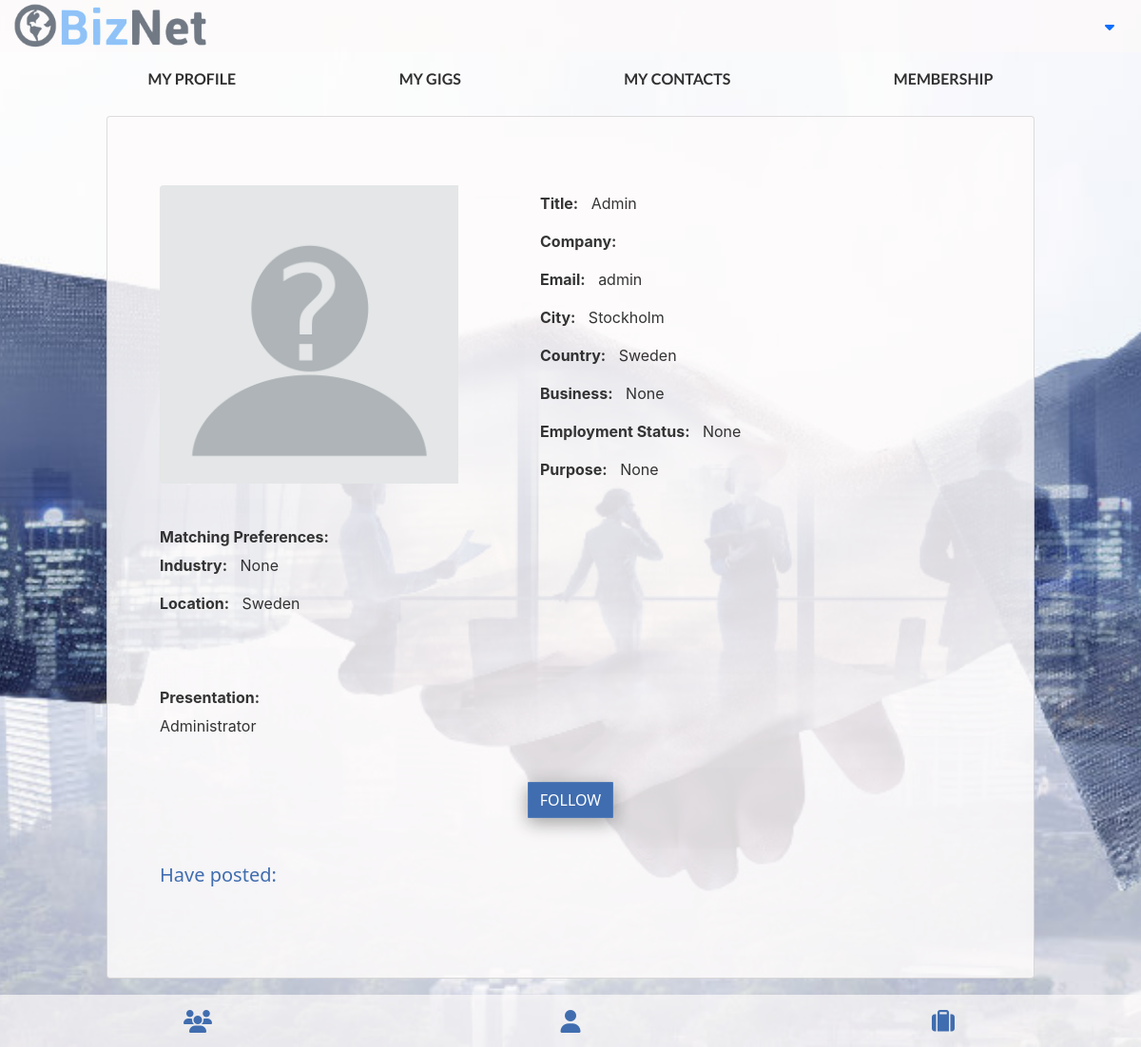
Page /userprofiles/profile_details/2/ (signed in) on the committed database.
### userprofiles/models.py (models this page shows)
class Userprofile(models.Model):
    username = models.OneToOneField(User, on_delete=models.CASCADE)
    avatar = models.ImageField(
        upload_to='profileavatars', default='profileavatar.png')
    picture = models.ImageField(
        upload_to='images', default='profileavatar.png')
    first_name = models.CharField(
        max_length=254, blank=False)
    last_name = models.CharField(
        max_length=254, blank=False)
    membership = models.ForeignKey(
        Membership, null=True, on_delete=models.SET_NULL)
    stripe_customer_id = models.CharField(max_length=50, default='')
    email = models.EmailField(
        max_length=100, null=False, blank=True)
    phone = models.CharField(max_length=40, blank=True)
    city = models.CharField(max_length=50, blank=False)
    country = CountryField(blank_label='Country', blank=False)
    agree = models.BooleanField(blank=False, null=False, default='True')  # noqa: E501
    title = models.CharField(
        max_length=254, blank=True, null=True, default=None)
    company_name = models.CharField(
        max_length=254, null=False, blank=True)
    industry = models.ForeignKey(
        Industry, on_delete=models.SET_NULL, null=True, blank=True, default=None)  # noqa: E501
    profession = models.ForeignKey(
        Profession, on_delete=models.SET_NULL, blank=True, null=True, default=None)  # noqa: E501
    description = models.TextField(
        max_length=250, default="My information", verbose_name="Description")
    status = models.ForeignKey(
        Status, on_delete=models.SET_NULL, null=True, blank=True, default=None)
    purpose = models.ForeignKey(
        Purpose, on_delete=models.SET_NULL, blank=True, null=True, default=None)  # noqa: E501
    business = models.ForeignKey(
        Business, on_delete=models.SET_NULL, null=True, blank=True, default=None)  # noqa: E501
    employment = models.ForeignKey(
        Employment, on_delete=models.SET_NULL, null=True, blank=True, default=None)  # noqa: E501
    locations = CountryField(blank_label='Locations', blank=False)
    following = models.ManyToManyField(
        User, related_name='following', blank=True)
    updated = models.DateTimeField(auto_now=True, blank=False)
    created = models.DateTimeField(auto_now_add=True, blank=False)
    def __str__(self):
        return str(self.username)

### userprofiles/views.py (the view, shortened to what this page needs)
# urls.py: path('profile_details/<pk>/', NetworkProfileView.as_view(), name='profile_details'),  # noqa: E501
class NetworkProfileView(DetailView):
    model = Userprofile
    template_name = 'userprofiles/profile_details.html'
    def get_context_data(self, **kwargs):
        context = super().get_context_data(**kwargs)
        view_profile = self.get_object()
        user_profile = Userprofile.objects.get(username=self.request.user)
        if view_profile.username in user_profile.following.all():
            follow = True
        else:
            follow = False
        context['follow'] = follow
        return context

### userprofiles/templates/userprofiles/profile_details.html (shortened to what this page needs)
{% extends "base.html" %}
{% load static %}
{% load i18n %}
{% load crispy_forms_tags %}
{% block page_header %}
<div class="tab-container">
    <ul class="nav nav-tab justify-content-evenly" id="profileTab" role="tablist">
        <li class="nav-item" role="presentation">
            <form action="{% url 'profile_details' %}">
                <input type="submit" value="MY PROFILE" class="nav-link gig-tab active" id="my_profile_tab"
                    data-bs-toggle="tab" data-bs-target="#my_profile" type="tab-button" role="tab" />
            </form>
        </li>
        <li class="nav-item" role="presentation">
            <form action="{% url 'my_gigs' %}">
                <input type="submit" value="MY GIGS" class="nav-link gig-tab" id="my_gig_tab" data-bs-toggle="tab"
                    data-bs-target="#my_gig" type="tab-button" role="tab" />
            </form>
        </li>
        <li class="nav-item" role="presentation">
            <form action="{% url 'my_contacts' %}">
                <input type="submit" value="MY CONTACTS" class="nav-link gig-tab" id="my_contacts_tab"
                    data-bs-toggle="tab" data-bs-target="#my_contacts" type="tab-button" role="tab" />
            </form>
        </li>
        <li class="nav-item" role="presentation">
            <form action="{% url 'membership_profile' %}">
                <input type="submit" value="MEMBERSHIP" class="nav-link gig-tab" id="membership_profile_tab"
                    data-bs-toggle="tab" data-bs-target="#membership_profile" type="tab-button" role="tab" />
            </form>
        </li>
    </ul>
</div>
{% endblock %}
{% block content %}
<div class="container-fluid">
    <br>
    <div class="row">
        <div class="col-sm-10 col-sx-12 mx-auto">
            {% if userprofile == current_user %}
            <div class="card">
                <div class="card-body mx-2 my-4">
                    <div class="row">
                        <div class="col-sm-6 col-12 media">
                            <div class="mt-3 card-body">
                                {% if userprofiles.picture %}
                                <img src="{{ profile.picture.url }}" class="img-fluid profile-img rounded-start"
                                    alt="{{ profile.username}}">
                                {% else %}
                                <img src="{{ profile.picture.url }}" class="img-fluid profile-img rounded-start"
                                    alt="{{ user.profile.image.url }}">
                                {% endif %}
                            </div>
                            <div class="card-body">
                                <h6><strong>Matching Preferences:</strong></h6>
                                <p><strong>Industry:</strong> &nbsp;
                                    {{profile.business}}</p>
                                <p><strong>Location:</strong> &nbsp;
                                    {{profile.locations.name}}</p>
                            </div>
                        </div>
                        <div class="col-sm-6 col-12">
                            <div class="card-body">
                                <h4 class="card-title g-0"><strong>{{user.first_name}}
                                        {{user.last_name}}</strong></h4>
                                <p class="card-text"><strong>Title:</strong> &nbsp; {{profile.title}}
                                </p>
                                <p class="card-text"><strong>Company:</strong> &nbsp;
                                    {{profile.company_name}}</p>
                                <p class="card-text "><strong>Email:</strong> &nbsp; {{user.email}}</p>
                                <p class="card-text"><strong>City:</strong> &nbsp; {{profile.city}}</p>
                                <p class="card-text"><strong>Country:</strong> &nbsp;
                                    {{profile.country.name}}</p>
                                <p class="card-text"><strong>Business:</strong> &nbsp;
                                    {{profile.industry}}</p>
                                <!--<p class="card-text"><strong>Profession:</strong> &nbsp;
                                    {{profile.profession}}</p>-->
                                <p class="card-text"><strong>Employment Status:</strong> &nbsp
                                    {{profile.employment}}</p>
                                <p class="card-text"><strong>Purpose:</strong> &nbsp {{profile.status}}
                                </p>
                            </div>
                        </div>
                    </div>
                    <div class="card-body col-12">
                        <h6><strong>Presentation:</strong></h6>
                        <p>{{profile.description}}</p>
                    </div>
                    <div class="row text-center">
                        <form class="col" action="{% url 'profile_edit' %}">
                            <button type="submit" class="btn">EDIT</button>
                        </form>
                    </div>
                    <br>
                </div>
            </div>
            {% else %}
            <div class="card">
                <div class="card-body mx-2 my-4">
                    <div class="row">
                        <div class="col-sm-6 col-12" style="max-width: 400px;">
                            <div class="mt-3 card-body justify-center">
                                {% if userprofiles.picture %}
                                <img src="{{ object.picture.url }}" class="img-fluid profile-img rounded-start"
                                    alt="{{ profile.username}}">
                                {% else %}
                                <img src="{{ object.picture.url }}" class="img-fluid profile-img rounded-start"
                                    alt="{{ user.profile.image.url }}">
                                {% endif %}
                            </div>
                            <div class="card-body">
                                <h6><strong>Matching Preferences:</strong></h6>
                                <p><strong>Industry:</strong> &nbsp;
                                    {{object.business}}</p>
                                <p><strong>Location:</strong> &nbsp;
                                    {{object.locations.name}}</p>
                            </div>
                        </div>
                        <div class="col-sm-6 col-12" style="max-width: 480px;">
                            <div class="card-body">
                                <p class="card-text"><strong>Title:</strong> &nbsp; {{object.title}}
                                </p>
                                <p class="card-text"><strong>Company:</strong> &nbsp;
                                    {{object.company_name}}</p>
                                <p class="card-text "><strong>Email:</strong> &nbsp; {{object.username}}</p>
                                <p class="card-text"><strong>City:</strong> &nbsp; {{object.city}}</p>
                                <p class="card-text"><strong>Country:</strong> &nbsp;
                                    {{object.country.name}}</p>
                                <p class="card-text"><strong>Business:</strong> &nbsp;
                                    {{object.industry}}</p>
                                <p class="card-text"><strong>Employment Status:</strong> &nbsp
                                    {{object.employment}}</p>
                                <p class="card-text"><strong>Purpose:</strong> &nbsp {{object.status}}
                                </p>
                            </div>
                        </div>
                    </div>
                    <div class="card-body col-12">
                        <h6><strong>Presentation:</strong></h6>
                        <p>{{object.description}}</p>
                    </div>
                    {% if follow %}
                    <div class="row text-center">
                    <form action="{% url 'follow_unfollow_profile' %}" method="POST">
                        {% csrf_token %}
                        <input type="hidden" name="profile_pk" value={{userprofile.pk}}>
                        <button type="submit" class="btn follow-button">Unfollow</button>
                    </form>
                    </div>
                    {% else %}
                    <div class="row text-center">
                        <div class="col">
                            <button type="submit" id="follow-btn" data-bs-toggle="modal" data-bs-target="#follow-btn"
                                class="btn unfollow-button">FOLLOW</button>
                        </div>
                    </div>
                    <br>
                    {% endif %}
                    <div class="card-body my-2">
                        <h5>Have posted:</h5>
                    </div>
                    <br>
                </div>
            </div>
            {% endif %}
        </div>
    </div>
    <br>
    <br>
    <br>
</div>
{% endblock %}

### static/css/base.css (style rules this page uses)
body { background: url('/static/images/partners.jpg') no-repeat center center fixed; background-size: cover; height: calc(100vh - 164px); color: #555; font-family: "Lato"; }
.card-title, .fa-cog, .fa-user, .fa-suitcase, .fa-user-plus, .fa-universal-access, .fa-users, #profileTab { color:#406daf; }
.card-title:hover, .fa-cog:hover, .fa-user:hover, .fa-user-plus:hover, .fa-suitcase:hover, .fa-universal-access:hover, .fa-users:hover, #profileTab { color:#7e90b6; }
.tab-container { padding-top: 2%; }
.nav-tab { margin-top: 39px; position: sticky; padding-top: 0px; color: rgba(2, 2, 2, 0.733); background-color: rgba(247, 245, 245, 0.01); font-stretch: 150%; font-family: "Lato"; text-align: center; }
li.nav-item { font-stretch: 150%; height: 35px; }
.gig-tab { border: none; background-color: transparent !important; height: 30px; align-items: center; font-weight: bolder; font-size: medium; justify-content: center; color: #303031 !important; background-color: transparent; margin-bottom: 10px; }
h1, h2, h3, h4, h5 { color:#406daf; }
h6, p { color: rgba(2, 2, 2, 0.8); font-family: -apple-system, BlinkMacSystemFont, 'Segoe UI', Roboto, Oxygen, Ubuntu, Cantarell, 'Open Sans', 'Helvetica Neue', sans-serif; }
.card { text-align: left; border-radius: none; background-color: rgba(253, 251, 251, 0.85) !important; border-color: rgba(255, 250, 250, 0.2); }
.card-body { background-color: rgba(255, 255, 255, 0.05); margin: 15px; }
a.btn, button { border-color: none !important; }
.btn { color: white !important; border-color: rgba(210, 233, 247, 0.103) !important; background-color:#406daf !important; font-size: medium !important; border-radius: 1px !important; font-weight: bold; box-shadow: 0 4px 18px 0 rgba(0, 0, 0, 0.2), 0 6px 20px 0 rgba(0, 0, 0, 0.19); -webkit-box-shadow: 0 4px 18px 0 rgba(0, 0, 0, 0.2), 0 6px 20px 0 rgba(0, 0, 0, 0.19); -moz-box-shadow: 0 4px 18px 0 rgba(0, 0, 0, 0.2), 0 6px 20px 0 rgba(0, 0, 0, 0.19); }

### rows in the picture
Userprofile: picture (picture), business "None", locations.name "Sweden", title "Admin", username "admin", city "Stockholm", country.name "Sweden", industry "None", employment "None", status "None", description "Administrator"
